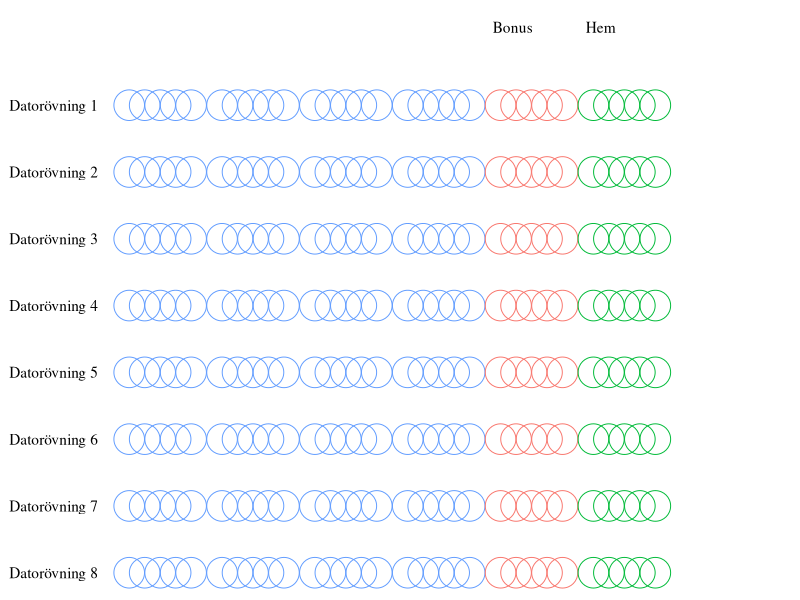

This chart was generated by the following R code:
library(tidyverse)
tab <- expand_grid(Question = 1:30 + rep(1:6, each = 5),
                   Exercise = seq(1, 4, length.out = 8)) %>% 
  group_by(Exercise) %>% 
  mutate(Rank = rank(Question),
         Type = ifelse(Rank %in% 1:20, "Sal", 
                       ifelse(Rank %in% 21:25, "Bonus", "Hemuppgift")))

ggplot(tab, aes(Question, Exercise, color = Type)) +
  geom_point(shape = 21, size = 10) +
  # geom_vline(xintercept = seq(5.5, 30.5, 5)) +
  annotate("text", x = 0, y = rev(unique(tab$Exercise)), label = paste("Datorövning", 1:length(unique(tab$Exercise))), hjust = 1, family = "serif") +
  annotate("text", x = c(25.5, 31.5), y = max(tab$Exercise) + 0.5, label = c("Bonus", "Hem"), family = "serif", hjust = 0) +
  cowplot::theme_nothing() +
  xlim(-4,43)
